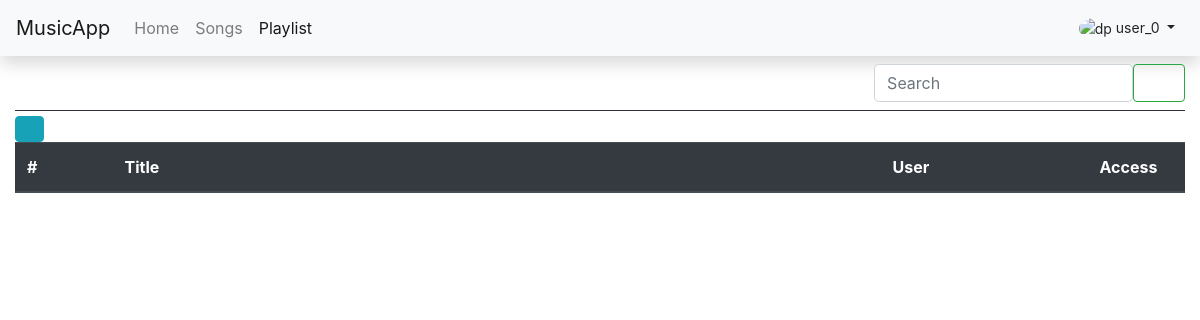
Page /music/playlists (signed in) on the earlier database version.
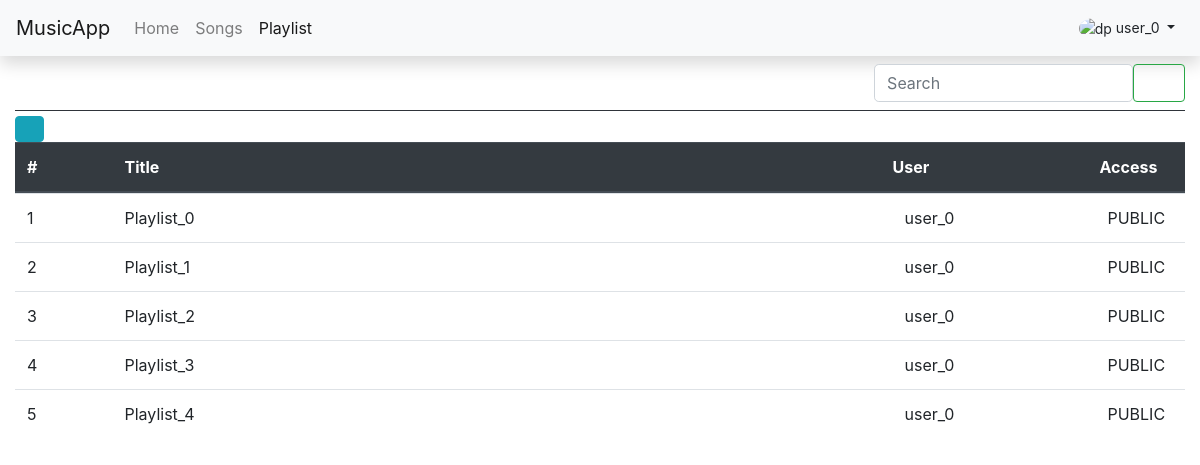
Same page on the later database version.
### music/models.py (models this page shows)
class Playlist(models.Model):
    playlist_title = models.CharField(max_length=250, unique=True)
    playlist_user = models.ForeignKey(User, on_delete=models.CASCADE)
    playlist_scope = models.CharField(max_length=20, choices=SCOPE)
    playlist_created_on = models.DateTimeField(default=timezone.now)

### music/views.py (the view)
# urls.py: path('playlists', views.playlist_view, name='playlist'),
@login_required(login_url='/music/')
def playlist_view(request):
    follow = Follow.objects.filter(follower=request.user)
    playlistdata = []
    for u in [fl.user for fl in follow]:
        for pl in u.playlist_set.filter(playlist_scope='FOLLOWERS'):
            playlistdata.append(pl)
    print(playlistdata)
    return render(request, 'music/playlist.html', {
        'pg_active': True,
        'playlistview': False,
        'playlistdata': playlistdata,
    })

### music/templates/music/playlist.html (shortened to what this page needs)
{% extends 'music/base.html' %}
{% block playlist_link %}
<li class="nav-item active">
    <a class="nav-link" href={% url 'music:playlist' %}>Playlist <span class="sr-only">(current)</span></a>
</li>
{% endblock playlist_link %}
{% block current_username %}
{{user.username}}
{% endblock current_username %}
{% block content %}
<div class="container-fluid px-0">
    <div class="row my-0 my-sm-2 ">
        <div class="col-md-6 col-sm-4 col-2 my-2 my-sm-0">
            <button type="button" class="btn btn-white float-left rounded-30" data-toggle="modal"
                data-target="#plistAdd"><i class="fas fa-plus" data-toggle='tooltip' data-title='Create Playlist'
                    data-placement='right'></i></button>
        </div>
        <div class="col-md-6 col-sm-8 col-10 my-0 my-sm-0">
            <form class="form-inline float-right">
                <input class="form-control mr-sm-0 mr-0 col-10 col-sm-10 rounded-lg" type="text" placeholder="Search"
                    id="plistSearch">
                <button class="btn btn-outline-success my-2 col-2 col-sm-2 my-sm-0" type="submit"><i
                        class="fas fa-search fa-sm"></i></button>
            </form>
        </div>
    </div>
    <hr class='display-4 bg-dark my-1'>
    <div class="container-fluid p-0">
        <div class="row">
            <div class="container-fluid col-lg-12 p-0">
                <div class="container-fluid">
                    <a name="selectplist" id="{% if playlistview %}songselector{% else %}plistselector{% endif %}"
                        class="btn btn-info p-0" href="#" role="button" data-toggle='tooltip' data-title='Select'
                        data-placement='top'>
                        <i class="fas fa-edit fa-lg fa-fw"></i>
                    </a>
                </div>
                <div class="container-fluid">
                    <div class="slidebase">
                        <div class="slidebase">
                            {% if playlistview %}
                            <table class="table demo table-fixed table-hover table-responsive-lg mx-0">
                                <thead class="thead-dark">
                                    <tr scope="row display-2">
                                        <th scope="col" class='col-lg-1 col-2 col-sm-1' data-hint='songidHead'>#</th>
                                        <th scope="col" class='col-lg-1 col-2 col-sm-1 d-none' data-hint='selector'><i
                                                class="fas fa-square fa-lg"></i></th>
                                        <th scope="col" class='col-lg-8 col-8 col-sm-8' data-hint='titleHead'>Title</th>
                                        <th scope="col" class='col-lg-2 col-2 col-sm-2 d-none d-sm-block px-0'
                                            data-hint='durationHead'>Duration
                                        </th>
                                        <th scope="col" class="col-lg-1 col-2 col-sm-1" data-hint='favoriteHead'>
                                            Favorite</th>
                                    </tr>
                                </thead>
                                <tbody id='songcontent'>
                                    {% for song in playlistsongs %}
                                    <tr scope="row" data-id={{ song.id }} data-is='unchecked'>
                                        <td class="col-lg-1 col-2 col-sm-1" data-hint='songid'>{{song.id}}</td>
                                        <td class='col-lg-1 col-2 col-sm-1 d-none' data-hint='isselect'><i
                                                class="far fa-square fa-lg"></i></td>
                                        <td class="col-lg-8 col-8 col-sm-8" data-hint='title'>{{song.song_title}}</td>
                                        <td class="col-lg-2 col-2 col-sm-2 d-none d-sm-block" data-hint='duration'>
                                            {{song.song_duration}}</td>
                                        <td class='col-lg-1 col-2 col-sm-1 text-center' data-hint='favorite'><i
                                                class="fa{% if song.is_fav %}s{% else %}r{% endif %} fa-heart fa-lg text-danger"></i>
                                        </td>
                                    </tr>
                                    {% endfor %}
                                </tbody>
                            </table>
                            {% else %}
                            <table class="table demo table-fixed table-hover table-responsive-lg mx-0">
                                <thead class="thead-dark">
                                    <tr scope="row display-2">
                                        <th scope="col" class='col-lg-1 col-2 col-sm-1' data-hint='plistidHead'>#</th>
                                        <th scope="col" class='col-lg-8 col-8 col-sm-8' data-hint='plistTitleHead'>Title
                                        </th>
                                        <th scope="col" class='col-lg-2 col-2 col-sm-2 d-none d-sm-block px-0'
                                            data-hint='plistUserHead'>User</th>
                                        <th scope="col" class="col-lg-1 col-2 col-sm-1" data-hint='plistScopeHead'>
                                            Access
                                        </th>
                                    </tr>
                                </thead>
                                <tbody id="tbcontent">
                                    {% for plist in user.playlist_set.all %}
                                    <tr scope="row" class="playlistrow" data-id={{ plist.id }} data-is='unchecked'>
                                        <td class="col-lg-1 col-2 col-sm-1" data-hint='plistid'>{{plist.id}}</td>
                                        <td class="col-lg-8 col-8 col-sm-8" data-hint='plistTitle'>
                                            {{plist.playlist_title}}
                                        </td>
                                        <td class="col-lg-2 col-2 col-sm-2 d-none d-sm-block" data-hint='plistUser'>
                                            {{plist.playlist_user}}</td>
                                        <td class='col-lg-1 col-2 col-sm-1 text-center' data-hint='plistScope'>
                                            {{plist.playlist_scope}}
                                        </td>
                                    </tr>
                                    {% endfor %}
                                </tbody>
                            </table>
                            {% endif %}
                        </div>
                    </div>
                </div>
            </div>
        </div>
    </div>
</div>
{% endblock content %}

### music/templates/music/base.html (shortened to what this page needs)
<!doctype html>
<html lang="en">
{% load static %}
<head>
    <link rel="stylesheet" href={% static 'css/bootstrap.css/bootstrap.min.css' %}>
    <link rel="stylesheet" href={% static 'css/fontawsome.css/all.css' %}>
    <link href={% static 'css/bs-fileinput/fileinput.min.css' %} media="all" rel="stylesheet" type="text/css" />
    <link href={% static 'css/bs-fileinput/fileinput-rtl.min.css' %} media="all" rel="stylesheet" type="text/css" />
    <link rel="stylesheet" href={% static 'css/style.css' %}>
</head>
<body>
    <nav class="navbar shadow navbar-expand-lg navbar-light bg-light">
        <a class="navbar-brand" href={% url 'music:home' %}>MusicApp</a>
        <div class="collapse navbar-collapse" id="collapsibleNavId">
            <ul class="navbar-nav mr-auto mt-2 mt-lg-0">
                {% block home_link %}
                <li class="nav-item">
                    <a class="nav-link" href={% url 'music:home' %}>Home</a>
                </li>
                {% endblock home_link %}
                {% block songs_link %}
                <li class="nav-item">
                    <a class="nav-link" href={% url 'music:songs' %}>Songs</a>
                </li>
                {% endblock songs_link %}
                {% block playlist_link %}{% endblock playlist_link %}
            </ul>
            <div class="dropdown">
                <button class="btn btn-white dropdown-toggle btn-sm" type="button" id="triggerId" data-toggle="dropdown"
                    aria-haspopup="true" aria-expanded="false">
                    <img src={% static 'img/raelil.jpg' %} class="rounded-circle" width="30" height="30" alt="dp">
                    {% block current_username %}
                    {% endblock current_username %}
                </button>
            </div>
        </div>
    </nav>
    <div id="content" class="container-fluid">
        {% block content %}{% endblock content %}
    </div>
</body>
</html>

### music/static/css/style.css (style rules this page uses)
.table-fixed tbody { height: 500px; overflow-y: auto; width: 100%; }
.table-fixed thead, .table-fixed tbody, .table-fixed tr, .table-fixed td, .table-fixed th { display: block; }
.table-fixed tbody td, .table-fixed tbody th, .table-fixed thead > tr > th { float: left; position: relative; }
.table-fixed tbody td::after, .table-fixed tbody th::after, .table-fixed thead > tr > th::after { content: ""; clear: both; display: block; }

Differences in the rows shown:
added Playlist: id "1", playlist_title "Playlist_0", playlist_user "user_0", playlist_scope "PUBLIC"
added Playlist: id "2", playlist_title "Playlist_1", playlist_user "user_0", playlist_scope "PUBLIC"
added Playlist: id "3", playlist_title "Playlist_2", playlist_user "user_0", playlist_scope "PUBLIC"
added Playlist: id "4", playlist_title "Playlist_3", playlist_user "user_0", playlist_scope "PUBLIC"
added Playlist: id "5", playlist_title "Playlist_4", playlist_user "user_0", playlist_scope "PUBLIC"
